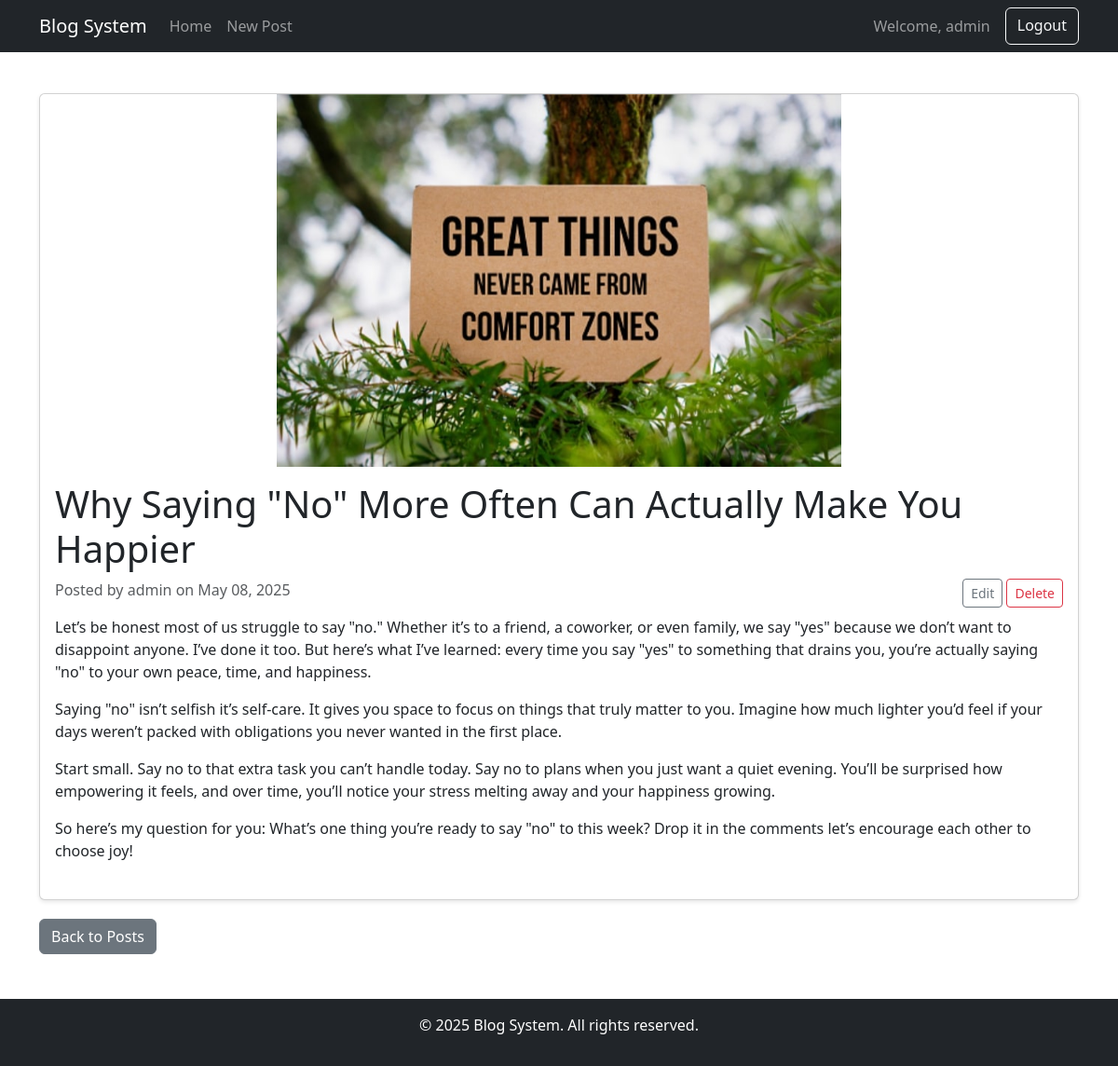
The app's page /post/1/ (signed in) with its own data.
### blog/models.py (models this page shows, shortened)
class Post(models.Model):
    title = models.CharField(max_length=100)
    content = models.TextField()
    image = models.ImageField(upload_to='post_images/', blank=True, null=True)
    date_posted = models.DateTimeField(default=timezone.now)
    author = models.ForeignKey(User, on_delete=models.CASCADE)
    tags = models.ManyToManyField(Tag, blank=True, related_name='posts')
    class Meta:
        ordering = ['-date_posted']

### blog/views.py (the view)
# urls.py: path('post/<int:pk>/', views.post_detail, name='post_detail'),
def post_detail(request, pk):
    post = get_object_or_404(Post.objects.prefetch_related('tags'), pk=pk)
    return render(request, 'blog/post_detail.html', {'post': post})

### blog/templates/blog/post_detail.html (shortened to what this page needs)
{% extends 'blog/base.html' %}
{% block content %}
<article class="card">
    {% if post.image %}
    <img src="{{ post.image.url }}" class="card-img-top" alt="{{ post.title }}" style="max-height: 400px; width: auto; object-fit: contain;">
    {% endif %}
    <div class="card-body">
        <h1 class="card-title">{{ post.title }}</h1>
        <p class="card-text text-muted">
            Posted by {{ post.author }} on {{ post.date_posted|date:"F d, Y" }}
            {% if post.author == request.user %}
            <span class="float-end">
                <a href="{% url 'blog:post_update' post.pk %}" class="btn btn-sm btn-outline-secondary">Edit</a>
                <a href="{% url 'blog:post_delete' post.pk %}" class="btn btn-sm btn-outline-danger">Delete</a>
            </span>
            {% endif %}
        </p>
        <div class="card-text mb-4 post-content">
            {{ post.content|linebreaks }}
        </div>
    </div>
</article>
<div class="mt-3">
    <a href="{% url 'blog:post_list' %}" class="btn btn-secondary">Back to Posts</a>
</div>
{% endblock %}

### blog/templates/blog/base.html (shortened to what this page needs)
<!DOCTYPE html>
<html lang="en">
<head>
    <link href="https://cdn.jsdelivr.net/npm/bootstrap@5.3.0/dist/css/bootstrap.min.css" rel="stylesheet">
    {% load static %}
    <link rel="stylesheet" href="{% static 'blog/css/styles.css' %}">
</head>
<body>
    <nav class="navbar navbar-expand-lg navbar-dark bg-dark">
        <div class="container">
            <a class="navbar-brand" href="{% url 'blog:post_list' %}">Blog System</a>
            <div class="collapse navbar-collapse" id="navbarNav">
                <ul class="navbar-nav me-auto">
                    <li class="nav-item">
                        <a class="nav-link" href="{% url 'blog:post_list' %}">Home</a>
                    </li>
                    {% if user.is_authenticated %}
                    <li class="nav-item">
                        <a class="nav-link" href="{% url 'blog:post_create' %}">New Post</a>
                    </li>
                    {% endif %}
                </ul>
                <div class="d-flex">
                    {% if user.is_authenticated %}
                    <span class="navbar-text me-3">Welcome, {{ user.username }}</span>
                    <a href="{% url 'blog:logout' %}" class="btn btn-outline-light">Logout</a>
                    {% else %}
                    <a href="{% url 'blog:login' %}" class="btn btn-outline-light me-2">Login</a>
                    <a href="{% url 'blog:register' %}" class="btn btn-light">Register</a>
                    {% endif %}
                </div>
            </div>
        </div>
    </nav>
    <div class="container mt-4">
        {% block content %}{% endblock %}
    </div>
    <footer class="bg-dark text-white text-center py-3 mt-5">
        <div class="container">
            <p>&copy; {% now "Y" %} Blog System. All rights reserved.</p>
        </div>
    </footer>
</body>
</html>

### blog/static/blog/css/styles.css (style rules this page uses)
body { min-height: 100vh; display: flex; flex-direction: column; }
.container { flex: 1; }
.card { margin-bottom: 20px; box-shadow: 0 2px 4px rgba(0,0,0,0.1); }
.card-img-top { max-height: 400px; object-fit: cover; }
.navbar { margin-bottom: 20px; }
footer { margin-top: auto; }

### records on screen
Post: image (picture), title "Why Saying \"No\" More Often Can Actually Make You Happier", author "admin", date_posted "May 08, 2025", content "Let’s be honest most of us struggle to say \"no.\" Whether it’s to a friend, a coworker, or even family, we say \"yes\" because we don’t want to disappoint anyone. I’ve done it too. But here’s what I’ve learned: every time you say \"yes\" to something that drains you, you’re actually saying \"no\" to your own peace, time, and happiness. Saying \"no\" isn’t selfish it’s self-care. It gives you space to focus on things that truly matter to you. Imagine how much lighter you’d feel if your days weren’t packed with obligations you never wanted in the first place. Start small. Say no to that extra task you can’t handle today. Say no to plans when you just want a quiet evening. You’ll be surprised how…"

### other values on screen
{{ user.username }} "admin"
